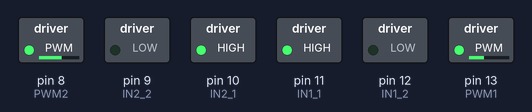
Bench run of a sketch on a simulated Arduino Mega 2560, built with avr-gcc and run on an emulated ATmega2560. Shown: switched loads named in the sketch (green lamp = pin HIGH). What the sketch prints to the serial monitor is not drawn.

Above: at 3.05 s.
At 9.95 s:
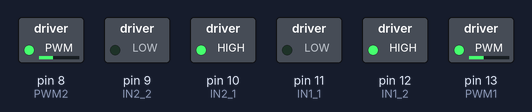
Timing chart, 0 to 18.0 s (numbered marks = the images above):
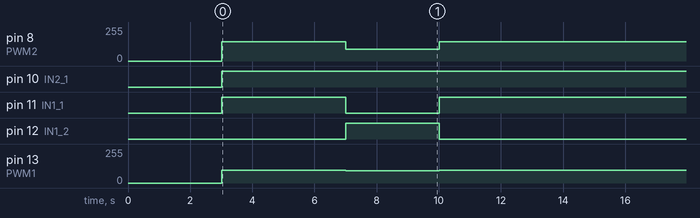

The sketch:

2DOF-PositionControl.ino
```cpp
/******************************************************************************************************
      CDMX - México 2020
      AUTOR: Alejandro Zapett
      PROYECTO: Brazo robótico de dos grados de libertad

      PERIFÉRICOS:

      > ENCODER: (5V) 600PPR
        360grados = 2400 pulsos
        0.15 grados / Pulso

      > L298N (5v & 19v)
        IN1
        IN2
        PWM

******************************************************************************************************/

/*--------------------------------------------Variables for Space State------------------------------*/

double q1, q2, dq1, dq2, ddq1, ddq2;
double last_q1, last_q2, last_dq1, last_dq2;
const float pi = 3.1416;
const float MAX_ANGLE_RAD = 2*pi;
const int MAX_ANGLE_DEG = 360;

/*--------------------------------------------Variables for LM298N----------------------------------*/
//u1
int IN1_1  = 11;
int IN1_2  = 12;
int PWM1 = 13;
//u2 8,9,10
int IN2_1  = 10;
int IN2_2  = 9;
int PWM2 = 8;
int MIN_PWM= 60;
int MAX_PWM= 255 - MIN_PWM;

/*--------------------------------------Variables for incremental encoder-----------------------------*/
//q1
volatile long contador1 =  0;
byte          ant1      =  0;
byte          act1      =  0;
int           encA1     =  44;                  // Signal for channel A
int           encB1     =  42;
//q2
volatile long contador2 =  0;
byte          ant2      =  0;
byte          act2      =  0;
int           encA2     =  40;                  // Signal for channel A
int           encB2     =  38; // Signal for channel B

const int   MIN_MAX_POST     =  2400;                 // Limit the maximun position

/*------------------------------------- Interruption Functions----------------------------------------*/

// Encoder x4. Execute when interruption pin jumps.
void encoder1(void){
  //Serial.println(ant);
  ant1=act1;                            // Saved act (current read) in ant (last read)
  act1 = digitalRead(encA1)<<1|digitalRead(encB1);
  if(ant1==0 && act1==1)        contador1++;  // Increase the counter for forward movement
  else if(ant1==1  && act1==3)  contador1++;
  else if(ant1==3  && act1==2)  contador1++;
  else if(ant1==2  && act1==0)  contador1++;
  else contador1--;                         // Reduce the counter for backward movement

  if(contador1 > MIN_MAX_POST){ contador1 = contador1 - 2400; }
  else if(contador1 < -MIN_MAX_POST){ contador1 = contador1 + 2400; }

  last_q1 = q1;

  //Set positions
  q1 = (double) contador1 * (MAX_ANGLE_RAD / 2400); // en radianes

  //q1 = (double) contador1 * (0.15); // en grados
}

void encoder2(void){
  //Serial.println(ant2);
  ant2=act2;                            // Saved act (current read) in ant (last read)
  act2 = digitalRead(encA2)<<1|digitalRead(encB2);
  if(ant2==0 && act2==1)        contador2++;  // Increase the counter for forward movement
  else if(ant2==1  && act2==3)  contador2++;
  else if(ant2==3  && act2==2)  contador2++;
  else if(ant2==2  && act2==0)  contador2++;
  else contador2--;                         // Reduce the counter for backward movement

  if(contador2 > MIN_MAX_POST){ contador2 = contador2 - 2400; }
  else if(contador2 < -MIN_MAX_POST){ contador2 = contador2 + 2400;}

  last_q2 = q2;
  //Set positions
  q2 = (double) contador2 * (MAX_ANGLE_RAD / 2400); // en radianes

  //q2 = (double) contador2 * (0.15); // en grados
}

/*---------------------------------------Variables for control algorithm------------------------------*/

double q1d, q2d, dq1d, dq2d, ddq1d, ddq2d;      // para el seguimiento de trayectorias
double last_q1d, last_q2d, last_dq1d, last_dq2d;
double SampleTime = 10;                         // en milisegundos
//------------------------PD G
double Td1 = 0.3, Kpg1=100,  Kdg1=Kpg1*Td1;
double Td2 = 0.6, Kpg2=80,   Kdg2=Kpg2*Td2;
//------------------------ Referencia
unsigned long t1=3, t2=3, t3=3, t4=3, t_retraso = 5;

double x1=0.05, x2=0.08, x3=0.08, x4=0.05;
double y=0.22,  y2=0.22, y3=0.19, y4=0.19;

double x_p = 0.05, y_p = 0.24;

double dx_p = 0,   dy_p = 0;
double ddx_p = 0, ddy_p = 0;

/*---------------------------------------Variables of mathematical model -----------------------------*/

double m11=17.1439, m12=-148.1330, m13=-13.0512, m14=-24.3439, m21=105.4276, m22=-166.1352, m23=6.976; // masas
double c11=44.8017, c12=134.0002, c21=534.4892; // coriolis
double b1=25.1439, c1=40.8325, b2=9.9761, c2=5.4951; // fricción
double g11=257.5066, g12=70.5301, g2=176.7892; // gravedad

//Cinemática direca e inversa
double l1 = 0.12, l2 = 0.14;

/*----------------------------------------------------------------------------------------------------*/

unsigned long t0, t;
unsigned long t_anterior; //For update reference
unsigned long current_t, last_t; //For inner loop

/*---------------------------------------------- Setup section ---------------------------------------*/
void setup() {

  Serial.begin(115200);
  while(!Serial){
    ;
  }

  //---- Motors setup ----:
  for(int i=8;i<=13;i++){
    pinMode(i,OUTPUT);
  }
  //u1
  moveMotor2(0);
  //u2
  moveMotor1(0);

  //---- Encoder setup ----:
  //q1
  attachInterrupt(digitalPinToInterrupt(encA1), encoder1, CHANGE); // rising and falling flank
  attachInterrupt(digitalPinToInterrupt(encB1), encoder1, CHANGE); // rising and falling flank
  //q2
  attachInterrupt(digitalPinToInterrupt(encA2), encoder2, CHANGE); // rising and falling flank
  attachInterrupt(digitalPinToInterrupt(encB2), encoder2, CHANGE); // rising and falling flank

  delay(3000);

  //------ Time setup -----:
  t0 = millis();
  last_t = t0;

  //---- Control setup ----:
  setInitialConditions();
  positionReference();

}

/*-------------------------------------------------- Main Loop ---------------------------------------*/
void loop() {

  if(!Serial.available()){
    // Time variables
    t = millis() - t0;
    current_t = millis();

    if(current_t - last_t >= SampleTime){

      //********* Actualización del estado *******
      last_t = current_t;
      setState();

      //*************** Referencia ***************
      //positionReference();
      //positionReference1();
      positionReference2();
      //*********** Entradas de control *********
      pdGInput();
      //*****************************************

    }
  }

}


/*-------------------------------------------- Backup functions ---------------------------------------*/

void setState() {

  last_dq1 = dq1;
  last_dq2 = dq2;

  //Set velocities
  dq1 = (1000*(q1 - last_q1))/(SampleTime);
  dq2 = (1000*(q2 - last_q2))/(SampleTime);

  //Set accelerations
  ddq1 = (1000*(dq1 - last_dq1))/(SampleTime);
  ddq2 = (1000*(dq2 - last_dq2))/(SampleTime);

}

void moveMotor2(int pwm){
  if(pwm > 0){
     //----- Giro positivo ---------
    digitalWrite(IN2_1,LOW);
    digitalWrite(IN2_2,HIGH);
    pwm = pwm + MIN_PWM;
    //-----------------------------
  } else if(pwm < 0) {
    // ------Giro negativo----------
    digitalWrite(IN2_1,HIGH);
    digitalWrite(IN2_2,LOW);
    pwm = (-1)*pwm + MIN_PWM;
    //-----------------------------
  }
  analogWrite(PWM2,pwm);
}

void moveMotor1(int pwm){
  if(pwm > 0){
     //----- Giro positivo ---------
    digitalWrite(IN1_2,LOW);
    digitalWrite(IN1_1,HIGH);
    pwm = pwm + MIN_PWM;
    //-----------------------------
  } else if(pwm < 0) {
    // ------Giro negativo----------
    digitalWrite(IN1_2,HIGH);
    digitalWrite(IN1_1,LOW);
    pwm = (-1)*pwm + MIN_PWM;
    //-----------------------------
  }
  analogWrite(PWM1,pwm);
}

/*--------------------------------------- Condiciones iniciales ---------------------------------------*/

void setInitialConditions(){

  contador1 = 600; // equivalente 90º
  contador2 = 0; // equivalente a 0º

  last_q1 = contador1 * (MAX_ANGLE_RAD / 2400); // Radianes
  last_q2 = contador2 * (MAX_ANGLE_RAD / 2400); // Radianes

  //last_q1 = contador1 * (0.15); //Grados
  //last_q2 = contador2 * (0.15); // Grados

  q1 = last_q1;
  q2 = last_q2;

  last_dq1 = 0;
  last_dq2 = 0;

  dq1 = 0;
  dq2 = 0;
}

/*----------------------------------------------- Referencia ----------------------------------------*/
void positionReference(){
  x_p = x1;
  y_p = y;
  cinematicaInversa(x_p,y_p);
  dq1d = 0;
  dq2d = 0;
  ddq1d = 0;
  ddq2d = 0;
}
void positionReference1(){
  dq1d = 0;
  dq2d = 0;
  ddq1d = 0;
  ddq2d = 0;
  unsigned long intervalo = 1;
  unsigned long t_1 = intervalo;
  unsigned long t_2 = t_1 + intervalo;
  unsigned long t_3 = t_1 + t_2 + intervalo;
  unsigned long t_4 = t_1 + t_2 + t_3 + intervalo;
  if(t/1000 <= t_1){
    x_p = x1;
    y_p = y;
    cinematicaInversa(x_p,y_p);
  } else if(t/1000 > t_1 && t/1000 <= t_2){
    x_p = x2;
    y_p = y2;
    cinematicaInversa(x_p,y_p);
  } else if(t/1000 > t_2 && t/1000 <= t_3){
    x_p = x3;
    y_p = y3;
    cinematicaInversa(x_p,y_p);
  } else if(t/1000 > t_3 && t/1000 <= t_4){
    x_p = x4;
    y_p = y4;
    cinematicaInversa(x_p,y_p);
  } else if(t/1000 > t_4){
    t0 = millis();
  }
}

void positionReference2(){
  dq1d = 0;
  dq2d = 0;
  ddq1d = 0;
  ddq2d = 0;
  unsigned long intervalo = 3;
  unsigned long t_1 = intervalo;
  unsigned long t_2 = t_1 + intervalo;
  unsigned long t_3 = t_1 + t_2 + intervalo;
  if(t/1000 <= t_1){
    x_p = x1;
    y_p = y;
    cinematicaInversa(x_p,y_p);
  } else if(t/1000 > t_1 && t/1000 <= t_2){
    //Kp1 = 250;
    //Kd1 = 40;
    //Ki1 = 0;
    //Kpg1=185;
    //Kpg2=220;
    x_p = x1 + 0.08;
    y_p = y2;
    cinematicaInversa(x_p,y_p);
  } else if(t/1000 > t_2 && t/1000 <= t_3){
    //Kpg1=195;
    //Kpg2=220;
    x_p = x1;
    y_p = y;
    cinematicaInversa(x_p,y_p);
  } else if(t/1000 > t_3){
    t0 = millis();
  }
}

void cinematicaInversa(double xp, double yp){

  double r=sqrt(pow(xp,2)+pow(yp,2));
  double alfa=atan2(yp,xp);
  double beta=acos((pow(l1,2)+pow(l2,2)-pow(r,2))/(2*l1*l2));
  double gama=acos((pow(l1,2)-pow(l2,2)+pow(r,2))/(2*l1*r));

  double th1b=alfa+gama;
  double th2b=pi+beta;
  q1d=th1b;
  q2d=th2b-2*pi;
}

void cinematicaInversaDif(double dxp,double dyp, double ddxp, double ddyp){
  double j11 = -cos(q1d + q2d)/(l1*cos(q1d + q2d)*sin(q1d) - l1*sin(q1d + q2d)*cos(q1d));
  double j12 = -sin(q1d + q2d)/(l1*cos(q1d + q2d)*sin(q1d) - l1*sin(q1d + q2d)*cos(q1d));
  double j21 = (l2*cos(q1d + q2d) + l1*cos(q1d))/(l1*l2*cos(q1d + q2d)*sin(q1d) - l1*l2*sin(q1d + q2d)*cos(q1d));
  double j22 = (l2*sin(q1d + q2d) + l1*sin(q1d))/(l1*l2*cos(q1d + q2d)*sin(q1d) - l1*l2*sin(q1d + q2d)*cos(q1d));
  dq1d = ( j11 )*dxp + ( j12 )*dyp;
  dq2d = ( j21 )*dxp + ( j22 )*dyp;
  cinematicaInversa2Dif(dxp, ddxp, dyp, ddyp, j11,j12,j21,j22);
}

void cinematicaInversa2Dif(double dxp, double ddxp, double dyp, double ddyp, double j11, double j12, double j21, double j22){
  double dj11=(cos(q1d + q2d)*(l1*cos(q1d)*cos(q1d + q2d)*dq1d - l1*cos(q1d)*cos(q1d + q2d)*(dq1d + dq2d) + l1*sin(q1d)*sin(q1d + q2d)*dq1d - l1*sin(q1d)*sin(q1d + q2d)*(dq1d + dq2d)))/pow((l1*cos(q1d)*sin(q1d + q2d) - l1*sin(q1d)*cos(q1d + q2d)),2) - (sin(q1d + q2d)*(dq1d + dq2d))/(l1*cos(q1d)*sin(q1d + q2d) - l1*sin(q1d)*cos(q1d + q2d));
  double dj12=(sin(q1d + q2d)*(l1*cos(q1d)*cos(q1d + q2d)*dq1d - l1*cos(q1d)*cos(q1d + q2d)*(dq1d + dq2d) + l1*sin(q1d)*sin(q1d + q2d)*dq1d - l1*sin(q1d)*sin(q1d + q2d)*(dq1d + dq2d)))/pow((l1*cos(q1d)*sin(q1d + q2d) - l1*sin(q1d)*cos(q1d + q2d)),2) + (cos(q1d + q2d)*(dq1d + dq2d))/(l1*cos(q1d)*sin(q1d + q2d) - l1*sin(q1d)*cos(q1d + q2d));
  double dj21=(l2*sin(q1d + q2d)*(dq1d + dq2d) + l1*sin(q1d)*dq1d)/(l1*l2*cos(q1d)*sin(q1d + q2d) - l1*l2*sin(q1d)*cos(q1d + q2d)) + ((l1*cos(q1d) + l2*cos(q1d + q2d))*(l1*l2*sin(q1d)*sin(q1d + q2d)*(dq1d + dq2d) - l1*l2*cos(q1d)*cos(q1d + q2d)*dq1d + l1*l2*cos(q1d)*cos(q1d + q2d)*(dq1d + dq2d) - l1*l2*sin(q1d)*sin(q1d + q2d)*dq1d))/pow((l1*l2*cos(q1d)*sin(q1d + q2d) - l1*l2*sin(q1d)*cos(q1d + q2d)),2);
  double dj22=((l1*sin(q1d) + l2*sin(q1d + q2d))*(l1*l2*sin(q1d)*sin(q1d + q2d)*(dq1d + dq2d) - l1*l2*cos(q1d)*cos(q1d + q2d)*dq1d + l1*l2*cos(q1d)*cos(q1d + q2d)*(dq1d + dq2d) - l1*l2*sin(q1d)*sin(q1d + q2d)*dq1d))/pow((l1*l2*cos(q1d)*sin(q1d + q2d) - l1*l2*sin(q1d)*cos(q1d + q2d)),2) - (l2*cos(q1d + q2d)*(dq1d + dq2d) + l1*cos(q1d)*dq1d)/(l1*l2*cos(q1d)*sin(q1d + q2d) - l1*l2*sin(q1d)*cos(q1d + q2d));
  ddq1d = ( dj11 )*dxp + ( dj12 )*dyp + ( j11 )*ddxp + ( j12 )*ddyp;
  ddq2d = ( dj21 )*dxp + ( dj22 )*dyp + ( j21 )*ddxp + ( j22 )*ddyp;
}

double computeLambda(unsigned long ti,unsigned long tf){
  double lambda = (10/(pow(tf,3)))*pow(ti,3) - (15/(pow(tf,4)))*pow(ti,4) + (6/(pow(tf,5)))*pow(ti,5);
  return lambda;
}

double computeDLambda(unsigned long ti,unsigned long tf){
  double dlambda = (30/(pow(tf,3)))*pow(ti,2) - (60/(pow(tf,4)))*pow(ti,3) + (30/(pow(tf,5)))*pow(ti,4);
  return dlambda;
}

double computeDDLambda(unsigned long ti,unsigned long tf){
  double dlambda = (60/(pow(tf,3)))*ti - (180/(pow(tf,4)))*pow(ti,2) + (120/(pow(tf,5)))*pow(ti,3);
  return dlambda;
}

/*----------------------------------------- Entradas de control ---------------------------------------*/

void pdGInput(){

  // Algoritmo diseñado para el control posición
  double G1 = g11*cos(q1)+g12*cos(q1+q2);
  double G2 = g2*cos(q1+q2);

  int u1 = (int) ( Kpg1*(q1d - q1) + Kdg1*( - dq2) + G1 );
      if(u1 > MAX_PWM) u1 = MAX_PWM;
      else if(u1 < -MAX_PWM) u1 = -MAX_PWM;

  int u2 = (int) (Kpg2*(q2d - q2) + Kdg2*( - dq2) + G2 );
      if(u2 > MAX_PWM) u2 = MAX_PWM;
      else if(u2 < -MAX_PWM) u2 = -MAX_PWM;

  moveMotor1(u1);
  moveMotor2(u2);

  //Envía los datos por comunicación serie
  printSerialMessages(u1,u2);

}

void printSerialMessages(int u1, int u2){
  //Entradas
  Serial.print(u1); Serial.print(",");
  Serial.print(u2); Serial.print(",");
  //Posiciones
  Serial.print(q1d); Serial.print(",");
  Serial.print(q1); Serial.print(",");
  Serial.print(q2d); Serial.print(",");
  Serial.print(q2); Serial.print(",");
  //Velocidades
  Serial.print(dq1d); Serial.print(",");
  Serial.print(dq1); Serial.print(",");
  Serial.print(dq2d); Serial.print(",");
  Serial.print(dq2); Serial.print(",");
  //Aceleraciones
  Serial.print(ddq1d); Serial.print(",");
  Serial.print(ddq1); Serial.print(",");
  Serial.print(ddq2d); Serial.print(",");
  Serial.println(ddq2);

}

int sign(double var){
  if(var > 0) return 1;
  else if(var < 0) return -1;
  else return 0;
}
```

Measured:
- by itself, pin 8 (PWM2): repeats every 13.0 s: 89/255 3.0 s, 143/255 10.0 s
- by itself, pin 10 (IN2_1): LOW → HIGH at 3.0 s
- by itself, pin 11 (IN1_1): repeats every 13.0 s: LOW 3.0 s, HIGH 10.0 s
- by itself, pin 12 (IN1_2): alternates HIGH for 3.0 s and LOW for 10.0 s
- by itself, pin 13 (PWM1): repeats every 13.0 s: 93/255 3.0 s, 94/255 10.0 s
